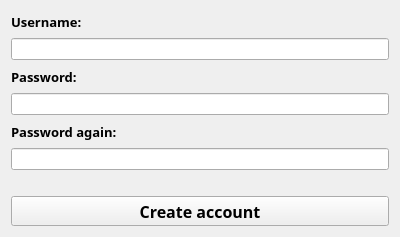
<?xml version="1.0" encoding="UTF-8"?>
<ui version="4.0">
 <class>CreateAccount_dialog</class>
 <widget class="QDialog" name="CreateAccount_dialog">
  <property name="geometry">
   <rect>
    <x>0</x>
    <y>0</y>
    <width>400</width>
    <height>237</height>
   </rect>
  </property>
  <property name="maximumSize">
   <size>
    <width>400</width>
    <height>237</height>
   </size>
  </property>
  <property name="windowTitle">
   <string>Create your account</string>
  </property>
  <property name="windowIcon">
   <iconset resource="../resources/login_dialog_res.qrc">
    <normaloff>:/login.ico</normaloff>:/login.ico</iconset>
  </property>
  <layout class="QGridLayout" name="gridLayout_2">
   <item row="0" column="0">
    <layout class="QGridLayout" name="gridLayout">
     <item row="4" column="0">
      <widget class="QLabel" name="passwordLabel_2">
       <property name="font">
        <font>
         <family>Bahnschrift SemiBold</family>
         <pointsize>10</pointsize>
         <bold>true</bold>
        </font>
       </property>
       <property name="text">
        <string>Password again:</string>
       </property>
      </widget>
     </item>
     <item row="2" column="0">
      <widget class="QLabel" name="passwordLabel">
       <property name="font">
        <font>
         <family>Bahnschrift SemiBold</family>
         <pointsize>10</pointsize>
         <bold>true</bold>
        </font>
       </property>
       <property name="text">
        <string>Password:</string>
       </property>
      </widget>
     </item>
     <item row="1" column="0">
      <widget class="QLineEdit" name="usernameLineEdit"/>
     </item>
     <item row="8" column="0">
      <spacer name="verticalSpacer">
       <property name="orientation">
        <enum>Qt::Vertical</enum>
       </property>
       <property name="sizeType">
        <enum>QSizePolicy::Fixed</enum>
       </property>
       <property name="sizeHint" stdset="0">
        <size>
         <width>20</width>
         <height>20</height>
        </size>
       </property>
      </spacer>
     </item>
     <item row="0" column="0">
      <widget class="QLabel" name="usernameLabel">
       <property name="font">
        <font>
         <family>Bahnschrift SemiBold</family>
         <pointsize>10</pointsize>
         <bold>true</bold>
        </font>
       </property>
       <property name="text">
        <string>Username:</string>
       </property>
      </widget>
     </item>
     <item row="9" column="0">
      <widget class="QPushButton" name="newUserButton">
       <property name="minimumSize">
        <size>
         <width>0</width>
         <height>30</height>
        </size>
       </property>
       <property name="maximumSize">
        <size>
         <width>16777215</width>
         <height>30</height>
        </size>
       </property>
       <property name="font">
        <font>
         <family>Bahnschrift SemiBold</family>
         <pointsize>12</pointsize>
         <bold>true</bold>
        </font>
       </property>
       <property name="text">
        <string>Create account</string>
       </property>
       <property name="autoDefault">
        <bool>false</bool>
       </property>
      </widget>
     </item>
     <item row="3" column="0">
      <widget class="QLineEdit" name="passwordLineEdit">
       <property name="echoMode">
        <enum>QLineEdit::Password</enum>
       </property>
      </widget>
     </item>
     <item row="5" column="0">
      <widget class="QLineEdit" name="passwordAgainLineEdit">
       <property name="echoMode">
        <enum>QLineEdit::Password</enum>
       </property>
      </widget>
     </item>
    </layout>
   </item>
  </layout>
 </widget>
 <resources>
  <include location="../resources/login_dialog_res.qrc"/>
 </resources>
 <connections/>
</ui>
